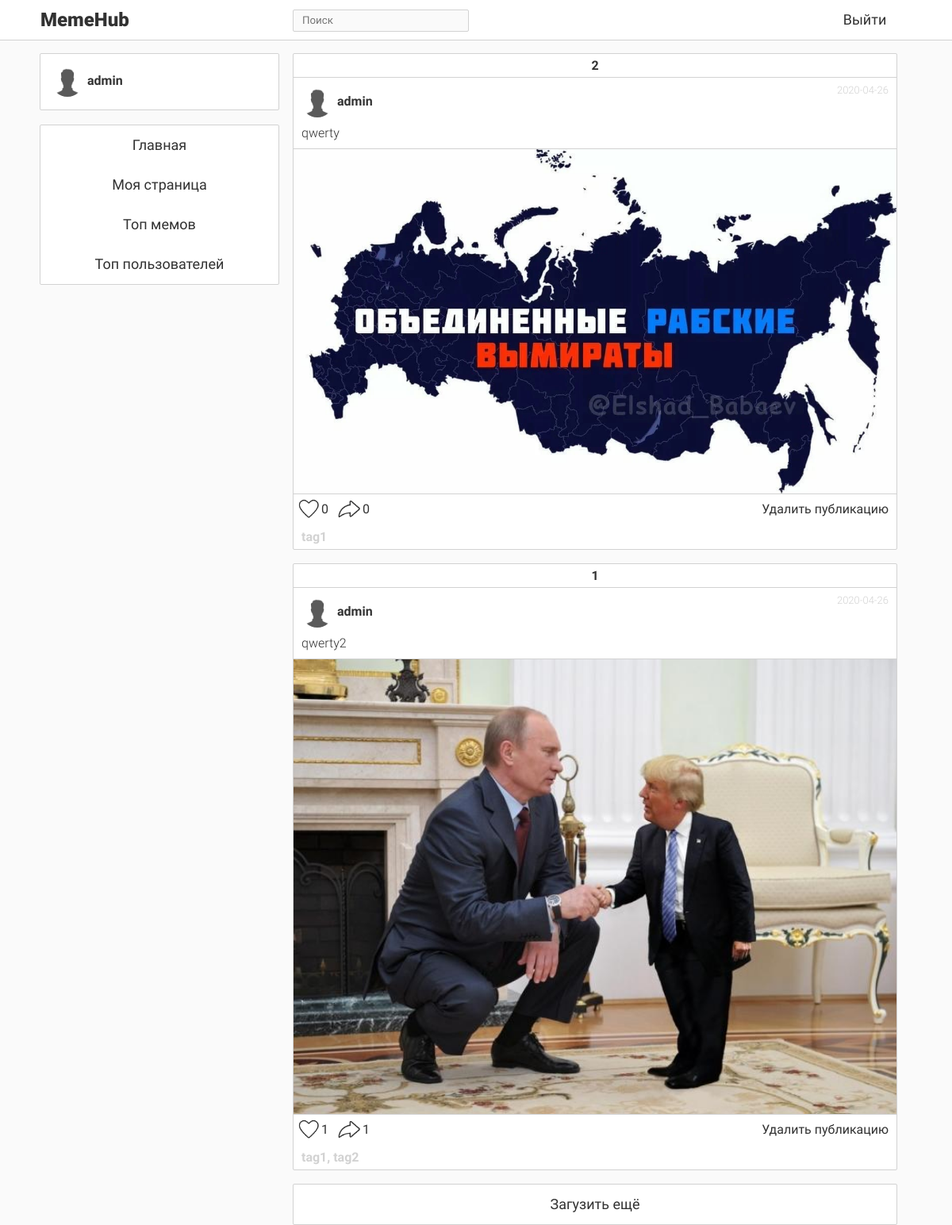
The page / (signed in) on the database its author committed.
### data/users.py (models this page shows, shortened)
class User(SqlAlchemyBase, UserMixin, SerializerMixin):
    __tablename__ = 'users'
    id = sqlalchemy.Column(sqlalchemy.Integer,
                           primary_key=True, autoincrement=True)
    email = sqlalchemy.Column(sqlalchemy.String, unique=True, index=True, nullable=False)
    role = sqlalchemy.Column(sqlalchemy.Integer, default=0)
    hashed_password = sqlalchemy.Column(sqlalchemy.String, nullable=False)
    alias = sqlalchemy.Column(sqlalchemy.String, nullable=False)  # То, как пользователь подписан у других
    about = sqlalchemy.Column(sqlalchemy.String, nullable=True)
    bdate = sqlalchemy.Column(sqlalchemy.DateTime, nullable=True)
    memes = orm.relation("Meme", back_populates='author_')
    avatar = sqlalchemy.Column(sqlalchemy.String, default='default.png')
    liked = orm.relation("Meme", secondary='likes', backref='user', lazy='dynamic')
    reposted = orm.relation("Meme", secondary='reposts', backref='user_', lazy='dynamic')  # lazy='dynamic'

### data/memes.py (models this page shows, shortened)
class Meme(SqlAlchemyBase, SerializerMixin):
    __tablename__ = 'memes'
    id = sqlalchemy.Column(sqlalchemy.Integer, primary_key=True, autoincrement=True)
    author = sqlalchemy.Column(sqlalchemy.Integer, sqlalchemy.ForeignKey("users.id"))
    author_ = orm.relation("User", foreign_keys=[author], lazy='subquery')
    title = sqlalchemy.Column(sqlalchemy.String, nullable=False, default="")
    publication_date = sqlalchemy.Column(sqlalchemy.DateTime, nullable=False, default=datetime.datetime.now)
    tags = orm.relation('Tag', secondary='tags_to_memes', backref='meme', lazy='dynamic')
    likes = orm.relation('User', secondary='likes', backref='meme', lazy='dynamic')
    picture = sqlalchemy.Column(sqlalchemy.String, nullable=False)
    repostes = orm.relation('Repost', back_populates='meme_', lazy='subquery')
    def __eq__(self, other):
        return self.id == other.id

### data/tags.py (models this page shows, shortened)
class Tag(SqlAlchemyBase, SerializerMixin):
    __tablename__ = 'tags'
    id = sqlalchemy.Column(sqlalchemy.Integer,
                           primary_key=True, autoincrement=True)
    title = sqlalchemy.Column(sqlalchemy.String, nullable=False)
    memes = orm.relation("Meme", secondary='tags_to_memes', backref='tag', lazy='dynamic')

### main.py (the view)
@app.route('/', methods=['GET', 'POST'])
def index():
    data = gen_data()
    data['user_page'] = dict()
    data['user_page']['is_page'] = False
    print(data)
    return render_template('main.html', data=data, title='Главная')

### auxiliary/meme_selector.py (called while the page is built)
def get_from_memes(lst, bs):
    sted = sorted(lst, key=lambda x: x.publication_date)
    return sted[-bs[0]:-bs[1]] if bs[1] else sted[-bs[0]:]

def get_basis(uid):
    ses = create_session()
    user = ses.query(User).get(uid)  # Получаем пользователя
    liked = get_from_memes(user.liked, (LIKED_MEMES_BASIS, 0))
    return liked

def get_tags(*memes_list):
    tags = {}
    for meme in memes_list:
        for tag in meme.tags:
            tags[tag.id] = tags.get(tag.id, 0) + 1
    return tags

def get_related_memes(tags, k):  # k - номер пробега
    ses = create_session()
    memes = get_from_memes(ses.query(Meme), (LAST_MEMES_COUNT * k, LAST_MEMES_COUNT * (k - 1)))
    memes_ = {m.id: 0 for m in memes}
    for meme in memes:
        for tag in tags:
            if tag in map(lambda x: x.id, meme.tags):
                memes_[meme.id] += 1
    return [ses.query(Meme).get(id_) for id_ in sorted(memes_.keys(), key=lambda x: memes_[x], reverse=True)]

def get_tape(uid, k=0):  # k - возвращённое ранее значение
    tape = []
    while len(tape) < TAPE_SIZE:
        res = get_related_memes(get_tags(*get_basis(uid)), k + 1)
        if not res:
            break
        else:
            tape.extend(res)
            k += 1
    return tape, k

def get_most_popular():
    ses = create_session()
    return sorted(ses.query(Meme), key=lambda x: len(list(x.likes)), reverse=True)[:TOP_LEN]

### data/db_session.py (called while the page is built)
def create_session() -> Session:
    global __factory
    return __factory()

### gen_api.py (called while the page is built)
@blueprint.route('/get_user_info/<int:uid>')
def generate_user_info(uid):
    ses = db_session.create_session()
    user = ses.query(User).get(uid)
    return {
        'is_auth': True,
        'user_img': url_for('static', filename=f'img/avatars/{user.avatar}'),
        'id': uid,
        'alias': user.alias,
        'role': ROLES[user.role]
    }

### main.py (called while the page is built)
def gen_data():
    if current_user.is_authenticated:
        info = generate_user_info(current_user.get_id())
        res = get_content(uid=current_user.get_id(), by_server=True)
    else:
        info = dict(is_auth=False)
        res = get_content(by_server=True)
    res['info'] = info  # Совмещаем данные в один словарь
    return res  # Возвращаем его

@login_manager.user_loader
def load_user(user_id):
    session = db_session.create_session()
    return session.query(User).get(user_id)

### templates/main.html (shortened to what this page needs)
{% extends "base.html" %}
{% block content %}
{% for meme in data['content'] %}
<div class="meme_block" id="meme_block_{{ meme['id'] }}">
    {% if meme['place'] %}
        <div class="place">{{ meme['place'] }}</div>
    {% endif %}
    <div class="author">
        <div class="test">
            <a href="/author/{{ meme["author_id"] }}"><img src={{ meme["author_img"] }} class="author_img"></a>
            <div class="author_name"><a href="/author/{{ meme["author_id"] }}">{{ meme["author_name"] }}</a></div>
            <div class="meme_date">{{ meme["date"] }}</div>
        </div>
    </div>
    {% if meme['type'] == 'meme' %}
        {% if meme["note"] %}
            <div class="note">{{ meme["note"] }}</div>
        {% endif %}
        <img src={{ meme["meme_img"] }} class="meme_img">
        {% if data['info']['is_auth'] %}
            <div class="likes_block">
                {% if meme["is_liked"] %}
                    {% set liked = "like_btn_1" %}
                {% else %}
                    {% set liked = "like_btn_0" %}
                {% endif %}
                {% if meme["is_reposted"] %}
                    {% set reposted = "repost_btn_1" %}
                {% else %}
                    {% set reposted = "repost_btn_0" %}
                {% endif %}
                <img src="http://127.0.0.1:8080/static/img/interface/{{ liked }}.png" class="like_btn" onclick='post("/post", "{\"type\":\"like\", \"target_id\":\"{{ meme["id"] }}\", \"user_id\":\"{{ data["info"]["id"] }}\"}"); changeImage1({{ meme["id"] }});' id="l{{ meme["id"] }}">
                <div class="lr_number" id="ln{{ meme["id"] }}">{{ meme["likes"] }}</div>
                <img src="http://127.0.0.1:8080/static/img/interface/{{ reposted }}.png" class="repost_btn" onclick='post("/post", "{\"type\":\"repost\", \"target_id\":\"{{ meme["id"] }}\", \"user_id\":\"{{ data["info"]["id"] }}\"}"); changeImage2({{ meme["id"] }});' id="r{{ meme["id"] }}">
                <div class="lr_number" id="rn{{ meme["id"] }}">{{ meme["reposts"] }}</div>
                {% if meme["delete"] %}
                    <div class="delete_btn" onclick='post("/post", "{\"type\":\"delete\", \"target_id\":\"{{ meme["id"] }}\", \"user_id\":\"{{ data["info"]["id"] }}\"}"); deleteMeme("meme_block_{{ meme['id'] }}")'>Удалить публикацию</div>
                {% endif %}
            </div>
        {% else %}
            <div class="likes_block auth_note"><a class="auth_note_button" href="/login">Авторизируйтесь</a>, чтобы получить возможность лайкать и репостить публикации</div>
        {% endif %}
        <div class="category">{{ meme['category'] }}</div>
    {% endif %}
</div>
{% endfor %}
<div class="meme_block load_button">Загузить ещё</div>
{% endblock %}

### templates/base.html (shortened to what this page needs)
<!doctype html>
<html lang="ru">
    <head>
        <link rel="stylesheet" type="text/css" href="../../static/css/main_css.css">
        <link rel="stylesheet" type="text/css" href="../../static/css/base_css.css">
        <link rel="stylesheet" type="text/css" href="../../static/css/reg_log_css.css">
        <link rel="stylesheet" type="text/css" href="../../static/css/user_page_css.css">
    </head>
    <body class="bg_style">
        <div class="navigation">
            <div class="nav_block">
                <div class="logo">MemeHub</div>
                <div class="search_block">
                    <div class="search_div">
                        <input class="search" placeholder="Поиск" onkeypress="return SearchEnter(event)" id="search">
                    </div>
                </div>
                {% if data['info']['is_auth'] %}
                    <a class="nav_buttons nav_button1" href="/logout">Выйти</a>
                {% else %}
                    <a class="nav_buttons nav_button1" href="/login">Войти</a>
                    <a class="nav_buttons nav_button2" href="/register">Регистрация</a>
                {% endif %}
            </div>
        </div>
        <div class="content_block">
            <div class="left_block">
                {% if data['info']['is_auth'] %}
                    <div class="menu_block menu_block2">
                        <div class="my_page" onClick="window.location='/me'">
                            <div class="test">
                                <a><img src="{{ data['info']['user_img'] }}" class="author_img"></a>
                                <div class="author_name"><a>{{ data['info']['alias'] }}</a></div>
                            </div>
                        </div>
                    </div>
                {% endif %}
                <div class="menu_block menu_block1">
                    <div class="menu_section" onClick="window.location='/'">Главная</div>
                    {% if data['info']['is_auth'] %}
                        <div class="menu_section" onClick="window.location='/me'">Моя страница</div>
                    {% endif %}
                    <div class="menu_section" onClick="window.location='/top_memes'">Топ мемов</div>
                    <div class="menu_section" onClick="window.location='/top_users'">Топ пользователей</div>
                </div>
            </div>
            <div class="center_block">
                {% block content %}{% endblock %}
            </div>
        </div>
    </body>
</html>

### static/css/main_css.css (style rules this page uses)
.meme_block { background-color: rgb(255,255,255); border: 0px solid #646464; border-radius: 2px; padding: 0px; width: 95%; margin: 0 auto; border: 1px solid rgb(210,210,210); padding-bottom: 0px; margin-bottom: 17px; min-width: 400px; max-width: 800px; }
.meme_img { width: 100%; margin-left: auto; margin-right: auto; display: block; padding-bottom: 0px; border-top: 1px solid rgb(210,210,210); border-bottom: 1px solid rgb(210,210,210); }
.author { padding-top: 10px; padding-right: 10px; padding-bottom: 10px; padding-left: 10px; }
.author_img { width: 40px; height: 40px; object-fit: cover; float:left; display: inline-block; border-radius: 40px; }
.author_name { float: center; text-align: left; display: inline-block; line-height: 40px; width: 50%; text-indent: 5px; font-weight: bold; color: rgb(50,50,50); padding: 0px; font-size: medium; font-family: BoldFont; }
.meme_date { float:right; text-align: right; display: inline-block; line-height: 12px; width: 15%; text-indent: 0px; font-family: LightFont; color: rgb(210,210,210); padding: 0px; font-size: small; vertical-align: top; }
.note { font-size: medium; text-align: left; display: inline-block; width: 95%; font-family: LightFont; color: rgb(50,50,50); padding-top: 0; padding-right: 5px; padding-bottom: 10px; padding-left: 10px; }
.like_btn { float: left; width: 30px; height: 30px; margin-left: 2px; margin-right: 0px; margin-top: 0px; margin-bottom: 5px; transition: all 0.1s ease-out; }
.repost_btn { float: left; width: 30px; height: 30px; margin-left: 0px; margin-right: 0px; margin-top: 0px; margin-bottom: 5px; transition: all 0.1s ease-out; }
.bg_style { background-color: rgb(250,250,250); }
a { text-decoration: none; color: rgb(50,50,50); }
.likes_block { height: 30px; width: 100%; margin-top: 3px; margin-bottom: 5px; -moz-user-select: none; -khtml-user-select: none; -webkit-user-select: none; user-select: none; }
.lr_number { height: 30px; float: left; line-height: 30px; margin-left: 3px; margin-right: 10px; font-family: RegularFont; color: rgb(50,50,50); font-size: medium; padding-top: 1px; }
.place { text-align: center; width: 100%; font-family: BoldFont; font-weight: bold; color: rgb(50,50,50); font-size: medium; padding-top: 5px; padding-bottom: 5px; border-bottom: 1px solid rgb(210,210,210); -moz-user-select: none; -khtml-user-select: none; -webkit-user-select: none; user-select: none; }
.delete_btn { text-align: right; font-family: RegularFont; color: rgb(50,50,50); font-size: medium; float: right; line-height: 30px; padding-top: 1px; padding-right: 10px; transition: all 0.1s ease-out; cursor: default; -moz-user-select: none; -khtml-user-select: none; -webkit-user-select: none; user-select: none; }
.category { text-align: left; font-family: BoldFont; color: rgb(210,210,210); font-size: medium; line-height: 30px; padding-top: 1px; padding-left: 10px; cursor: default; -moz-user-select: none; -khtml-user-select: none; -webkit-user-select: none; user-select: none; }
.load_button { height: 50px; font-family: RegularFont; line-height: 50px; text-align: center; color: rgb(50,50,50); font-size: large; -moz-user-select: none; -khtml-user-select: none; -webkit-user-select: none; user-select: none; }

### rows shown on the page
User: info.alias "admin", author_name "admin" "admin"
Meme: note "qwerty"
Tag: category "tag1"
Meme: note "qwerty2"

### other values the page prints
{{ meme['place'] }} "2" "1"
{{ meme["date"] }} "2020-04-26" "2020-04-26"
{{ meme["likes"] }} "0" "1"
{{ meme["reposts"] }} "0" "1"
{{ meme['category'] }} "tag1, tag2"
